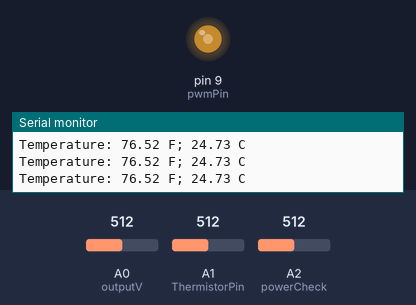
This sketch was run on a simulated Arduino Uno, built with avr-gcc and run on an emulated ATmega328P. On the bench: output pins drawn as LEDs (lit = HIGH), the last lines printed to the serial monitor. Inputs (shaded band) come from the test bench; at power-on: A2 (powerCheck) = 512, A0 (outputV) = 512, A1 (ThermistorPin) = 512.

Above: at 1.2 s.
1.3 s: A2 (powerCheck) set to 111
4.3 s: A2 (powerCheck) set to 95
At 5.4 s:
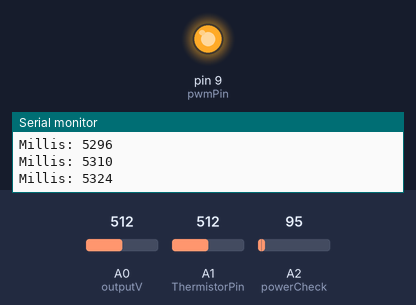
Timing chart, 0 to 7.3 s (numbered marks = the images above; inputs shaded):
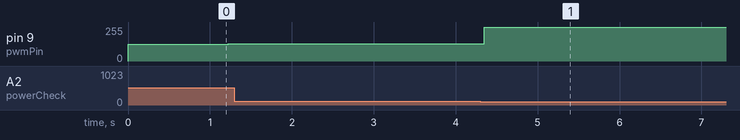

The sketch:

WirelessSensorNodeCode.ino
```cpp
#include <avr/sleep.h>
#include <avr/power.h>

const int pwmPin = 9;
const int outputV = A0;
const int inputI = A5;
const int outputI = A4;
const int powerCheck = A2;
volatile unsigned long onTimeMicros = 25; // on-time period in microseconds
volatile unsigned long offTimeMicros = 25;// off-time period in microseconds
volatile float time = 0.0;
volatile bool pinState = LOW;
#define ULONG_MAX 4294967295UL
volatile int intervalCount = 0;
int intervalsFor30Sec =  30000;
static float dutyCycle = 0.50;
volatile bool promptOnce = false;
int n = 0;
double Vavg = 0.0;
double Vtot = 0.0;

volatile bool powerSaveOn = false;
volatile bool powerSaveOff = true;

unsigned long previousMicros = 0;
unsigned long currentMillis;

// Thermistor variables
int ThermistorPin = 1;
int Vo;
float R1 = 10000;
float logR2, R2, T, Tc, Tf;
float c1 = 1.009249522e-03, c2 = 2.378405444e-04, c3 = 2.019202697e-07;

float vin;

void setup() {
  pinMode(pwmPin, OUTPUT); // set pwmPin as an output
   Serial.end();
  Serial.begin(9600);

  noInterrupts();
    // Set up Timer 1 for Fast PWM mode
  TCCR1A = _BV(COM1A1) | _BV(WGM11); // Clear OC1A on compare match, set OC1A at BOTTOM, WGM11 = 1
  TCCR1B = _BV(WGM12) | _BV(WGM13) | _BV(CS10); // WGM12 = 1, WGM13 = 1 (Fast PWM mode, TOP = ICR1), CS10 = 1 (no prescaling)
  ICR1 = 399; // Set the TOP value for 50 kHz PWM frequency (20 us period) //this is the on time period
  OCR1A = 199; // Set the duty cycle (50%)

  // Enable Timer 1 Output Compare A Match interrupt
  TIMSK1 |= _BV(OCIE1A);

  interrupts();
}

  ISR(TIMER2_COMPA_vect) {
    if (powerSaveOn) {
    intervalCount++;
    if (intervalCount >= intervalsFor30Sec) {
  Vo = analogRead(ThermistorPin);
  R2 = R1 * (1023.0 / (float)Vo - 1.0);
  logR2 = log(R2);
  T = (1.0 / (c1 + c2*logR2 + c3*logR2*logR2*logR2));
  Tc = T - 273.15;
  Tf = (Tc * 9.0)/ 5.0 + 32.0;

  Serial.print("Temperature: ");
  Serial.print(Tf);
  Serial.print(" F; ");
  Serial.print(Tc);
  Serial.println(" C");
  intervalCount = 0; // Reset the counter if you want to start counting again
    }
  }
}

void loop() {
  currentMillis = millis();

  if (powerSaveOff) {
  //enableTimer1();
  sleep_disable();

  float Vout = analogRead(outputV);
  float voltage = Vout * (5.0 / 1024.0);
  voltage = voltage * 2.5;  // calculates actual output voltage (due to voltage divider)

  vin = analogRead(powerCheck);
  vin = vin * (5.0 / 1024.0);

  Vo = analogRead(ThermistorPin);
  R2 = R1 * (1023.0 / (float)Vo - 1.0);
  logR2 = log(R2);
  T = (1.0 / (c1 + c2*logR2 + c3*logR2*logR2*logR2));
  Tc = T - 273.15;
  Tf = (Tc * 9.0)/ 5.0 + 32.0;

  Serial.print("Temperature: ");
  Serial.print(Tf);
  Serial.print(" F; ");
  Serial.print(Tc);
  Serial.println(" C");

    n++;
  Vtot += voltage;
  if (n % 20 == 0) {
    Vavg = Vtot / 20;
    // Serial.print("Avg V: ");
    // Serial.println(Vavg);

    // stops duty cycle change once it reaches 20% or 70%
    if (Vavg < 9.95 && dutyCycle <= 0.7) {
      dutyCycle += 0.001;
    } else if (Vavg > 10.05 && dutyCycle >= 0.2) {
      dutyCycle -= 0.001;
    }
    Vtot = 0.0;
    setDutyCycle(dutyCycle);

  onTimeMicros = dutyCycle * 50;
  offTimeMicros = 50 - onTimeMicros;
}
  }
  else if (powerSaveOn) {
  // Sleep mode
  //sleep_cpu();
  Serial.print("Millis: ");
  Serial.println(currentMillis);

  // Read Vin and thermistor every 30s
  if (currentMillis - previousMicros >= 30000) {

  sleep_disable();

  vin = analogRead(powerCheck);
  vin = vin * (5.0 / 1024.0);

  Vo = analogRead(ThermistorPin);
  R2 = R1 * (1023.0 / (float)Vo - 1.0);
  logR2 = log(R2);
  T = (1.0 / (c1 + c2*logR2 + c3*logR2*logR2*logR2));
  Tc = T - 273.15;
  Tf = (Tc * 9.0)/ 5.0 + 32.0;

  Serial.print("Temperature: ");
  Serial.print(Tf);
  Serial.print(" F; ");
  Serial.print(Tc);
  Serial.println(" C");
  previousMicros = currentMillis;
  sleep_enable();
    }

  }

  if (vin <= 0.5) {
    powerSaveOn =true;
    powerSaveOff = false;
   set_sleep_mode(SLEEP_MODE_PWR_DOWN);
  // Enable sleep
    sleep_enable();
    disableTimer1();
  }
  else {
    powerSaveOn =false;
    powerSaveOff = true;
    enableTimer1();
    sleep_disable();

  }

}

void disableTimer1() {
    TCCR1B &= ~(1 << CS10 | 1 << CS11 | 1 << CS12); // Stop Timer 1
}

void enableTimer1() {
    TCCR1B |= (1 << CS10); // Start Timer 1 with no prescaling, adjust as needed
}

// timer needed
 ISR(TIMER1_COMPA_vect) {
 }

//calculates a new OCR1A value based on new duty cycle percentage in the loop
void setDutyCycle(float dutyCyclePercent) {
  OCR1A = ICR1 * dutyCyclePercent;
}
```

Measured:
- the behaviour switches between 103 and 102 on A2 (powerCheck) (found by bisection; images 0 and 1)
